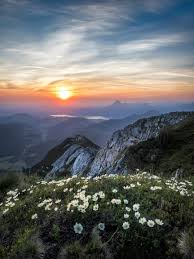
%> input picture DIP/DIP_Lab_406/Lab/MatLab/Lab-04/nature.jpeg, 194 x 259 px
$ octave GaussianFilter.m   (GNU Octave 9; MATLAB toolbox functions it lacks are replaced by stand-ins)
%> lines starting %> are read from the running program, lines starting %| are printed output that depends on the picture
image = imread('nature.jpeg');
%> image is the input picture: size 259x194x3 uint8; mean R, G, B 101.1, 103.3, 104.3
grayImage = rgb2gray(image);
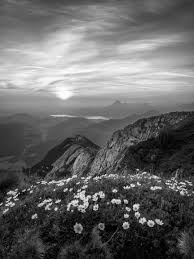
%> grayImage: size 259x194 uint8; min 0, max 254, mean 102.8
sigma = 2;
filteredImage = imgaussfilt(grayImage, sigma);
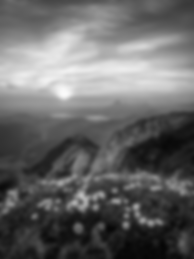
%> filteredImage: size 259x194 uint8; min 6, max 250, mean 102.8
figure;
subplot(1, 2, 1);
imshow(grayImage);
title('Original Image');
subplot(1, 2, 2);
imshow(filteredImage);
title('Gaussian Filtered Image');
